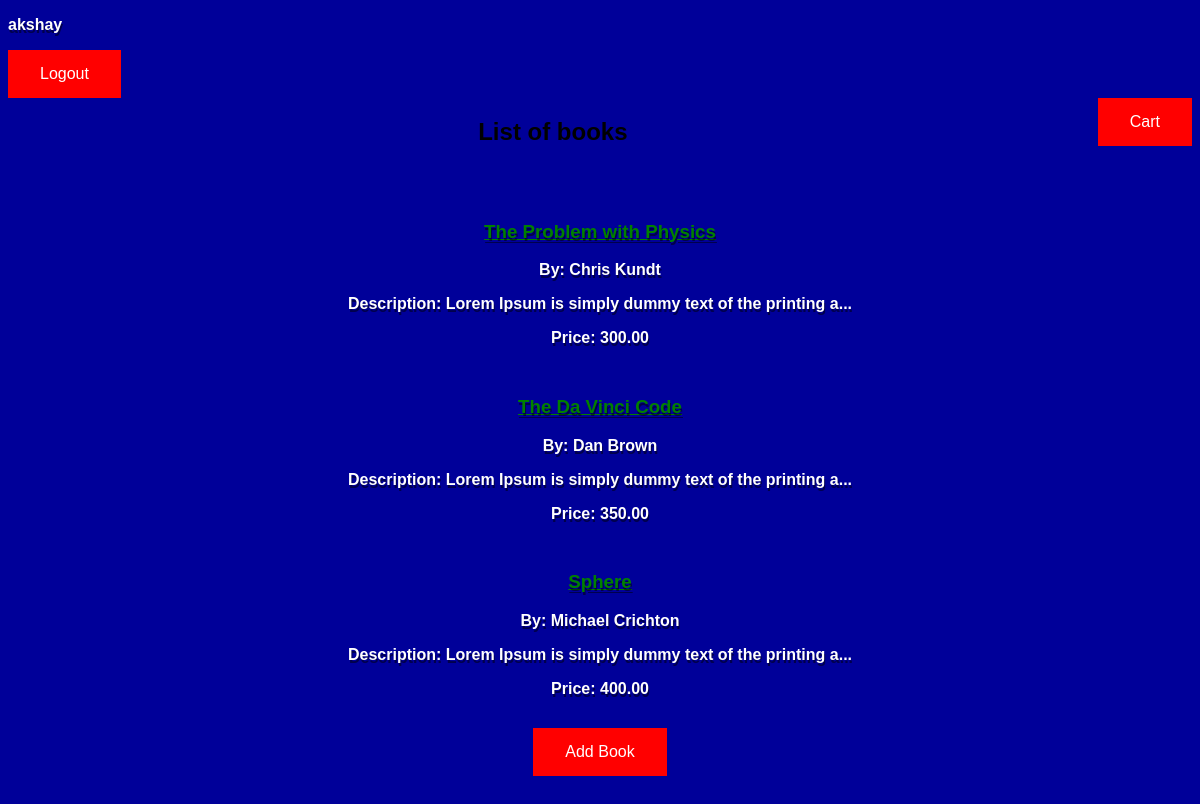
The app's page /books/ (signed in) with its own data.
### Books/models.py (models this page shows, shortened)
class Books(models.Model):
	title = models.CharField(max_length=100)
	author = models.CharField(max_length=100)
	genre = models.CharField(max_length=80)
	description = models.TextField(blank=True, null=True)
	price = models.DecimalField(decimal_places=2, max_digits=5)
	slug = models.SlugField(unique=True)
	def snippet(self):
		return self.description[0:50] + "..."

### Books/views.py (the view)
# urls.py: path('', views.booklist, name='booklist'),
@login_required(login_url="accounts:login")
def booklist(request):
	books = Books.objects.all().order_by('price')
	return render(request, 'Books/book_list.html',{'books':books})

### Books/templates/Books/book_list.html (shortened to what this page needs)
{% extends 'base_layout.html' %}
{% block content %}
	<h2> List of books </h2>
	<br><br>
	{% for book in books %}
	<div>
		<table>
			<td><tr><h3><a href="{% url 'details' slug=book.slug %}">{{ book.title }}</a></h3></tr>
			<tr><p>By: {{ book.author }}</p></tr>
			<tr><p>Description: {{ book.snippet }}</p></tr>
			<tr><p>Price: {{ book.price }} </p></tr></td>
			</table>
	</div>
	{% endfor %}
	{% if request.user.is_superuser %}
	<form action="books/add/" method="post">
		<input class="button" type="submit" name="Add Book" value="Add Book">
	</form>
	{% endif %}
{% endblock %}

### templates/base_layout.html (shortened to what this page needs)
<!DOCTYPE html>
<html>
<head>
</head>
<body>
	<p>{{ request.user }}</p>
	<form action="{% url 'accounts:logout' %}" method="post">
		<button type="submit">Logout</button>
	</form>
	<div class="cart">
		<form action="{% url 'cart:cartview' %}" method="post">
			<button type="submit">Cart</button>
		</form>
	</div>
	<center>
		<div>
			{% block content %}
			{% endblock %}
		</div>
	</center>
</body>
</html>

### templates/base_layout.html (style rules this page uses)
body { transition: 2s; height: 100%; background-color: #000099; font-family: 'Arimo', sans-serif; font-color: #999999; }
h1,p { font-family: 'Arimo', sans-serif; font-weight: 700; color: white; text-shadow: 1px 3px rgba(0,0,0,0.5); }
a { font-family: 'Arimo', sans-serif; font-weight: 700; color: green; text-shadow: 1px 3px rgba(0,0,0,0.5); }
button { background-color: red; border: none; color: white; padding: 15px 32px; text-align: center; text-decoration: none; display: inline-block; font-size: 16px; }
.button { background-color: red; border: none; color: white; padding: 15px 32px; text-align: center; text-decoration: none; display: inline-block; font-size: 16px; }
html { height: 100%; }
.cart { float:right; }

### records on screen
Books: title "The Problem with Physics", author "Chris Kundt", snippet "Lorem Ipsum is simply dummy text of the printing a...", price "300.00"
Books: title "The Da Vinci Code", author "Dan Brown", snippet "Lorem Ipsum is simply dummy text of the printing a...", price "350.00"
Books: title "Sphere", author "Michael Crichton", snippet "Lorem Ipsum is simply dummy text of the printing a...", price "400.00"

### other values on screen
{{ request.user }} "akshay"
